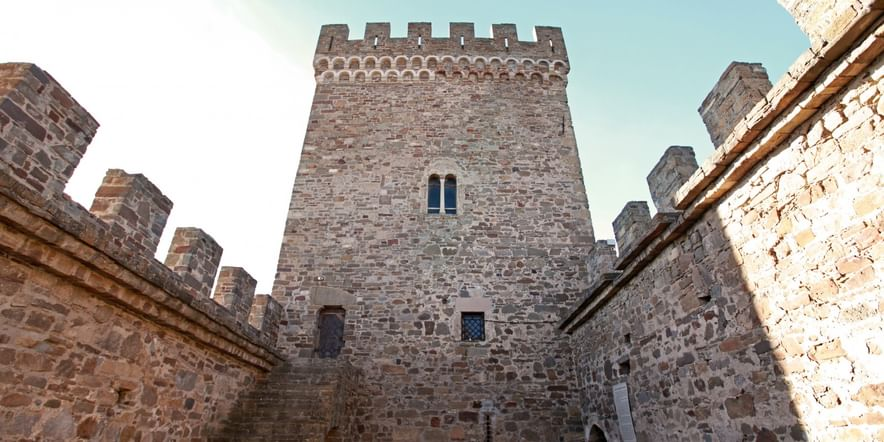
//> input picture image/castle.jpg, 884 x 442 px, given in place of the camera
$ ./lab3   (built with g++ and OpenCV 4)
//> lines starting //> are read from the running program, lines starting //| are printed output that depends on the picture; after the words box and inside, x2 and y2 are one past the last pixel; in counts of white or black regions, pixels touching at a corner belong together
#include <opencv2\opencv.hpp>
using namespace cv;
using namespace std;

Mat frame, src_gray, src, detected_edges, img1, img2, img3;
Mat  grad_x, grad_y, grad_xy;
const int max_lowThreshold = 300;
const int ratio = 3;
const int kernel_size = 3;
const int max_thresh = 255;
int lowThreshold = 30;
const char* window_name = "Keni";

static void CannyThreshold(int, void*)
{
	blur(src_gray, detected_edges, Size(3, 3));
	Canny(detected_edges, detected_edges, lowThreshold, lowThreshold * 3, kernel_size);
	img3 = Scalar::all(0);
	frame.copyTo(img3, detected_edges);
	imshow(window_name, img3);
}

int main(int argc, char* argv[])
{
	namedWindow(window_name, WINDOW_AUTOSIZE);
	// видео с камеры
	VideoCapture capture(0);
	// проверка корректности открытия
	if (!capture.isOpened()) {
		cerr << "Unable to open: " << endl;
		return 0;
	}

	while (true) {
		// получение кадра видеопотока
		capture >> frame;
//> frame is the input picture: 442 rows x 884 cols, CV_8UC3; mean B, G, R 142.4, 149.6, 158.8
		//сглаживание
		GaussianBlur(frame, img1, Size(5, 5), 0, 0, BORDER_DEFAULT);

		cvtColor(img1, src_gray, COLOR_BGR2GRAY);
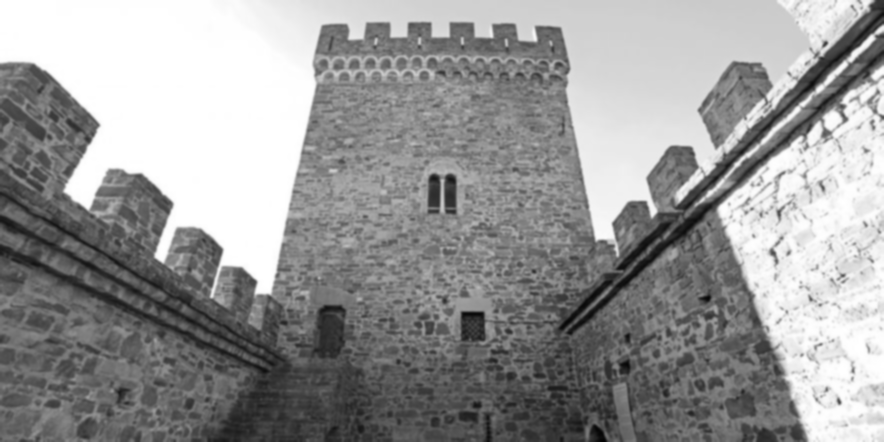
//> src_gray: 442 rows x 884 cols, CV_8UC1; min 2, max 255, mean 151.6
#pragma region Sobel
		Sobel(src_gray, grad_x, CV_16S, 1, 0, 3); // по Ox
		Sobel(src_gray, grad_y, CV_16S, 0, 1, 3); // по Oy
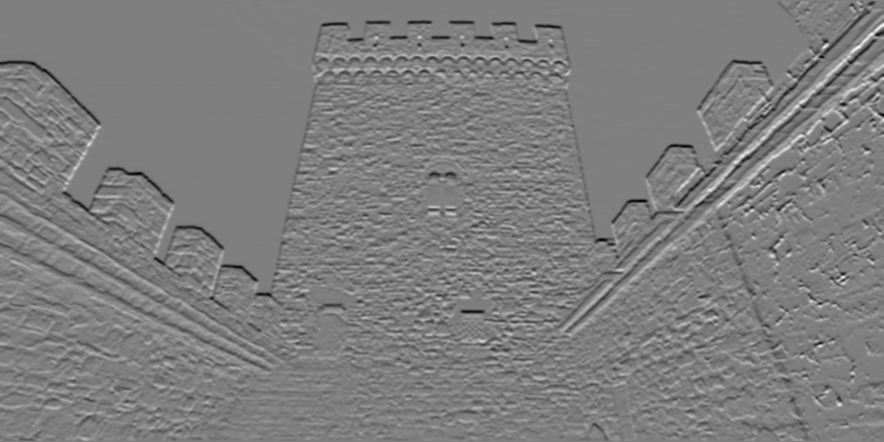
//> grad_y: 442 rows x 884 cols, CV_16SC1; min -436, max 439, mean -2.4; drawn with min black and max white
		// преобразование градиентов в 8-битные
		convertScaleAbs(grad_x, grad_x); // может быть отрицательным, принимать абсолютное значение, чтобы обеспечить отображение
//> grad_x: 442 rows x 884 cols, CV_8UC1
		convertScaleAbs(grad_y, grad_y);
//> grad_y: 442 rows x 884 cols, CV_8UC1
		// поэлементное вычисление взвешенной суммы двух массивов
		addWeighted(grad_x, 0.5, grad_y, 0.5, 0, img1); // смешать градиенты x, y
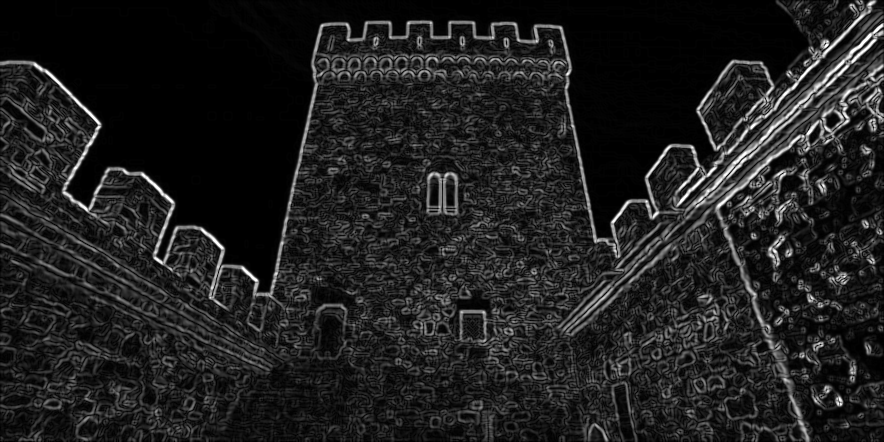
//> img1: 442 rows x 884 cols, CV_8UC1; min 0, max 255, mean 32

#pragma endregion Sobel
#pragma region Laplas
		Laplacian(src_gray, img2, CV_16S, 3, 1, 0, BORDER_DEFAULT);
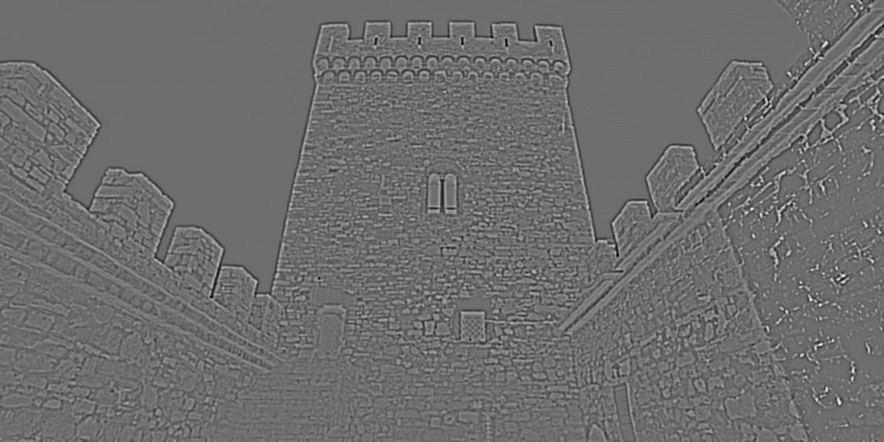
//> img2: 442 rows x 884 cols, CV_16SC1; min -238, max 314, mean 0; drawn with min black and max white

		// converting back to CV_8U
		convertScaleAbs(img2, img2);
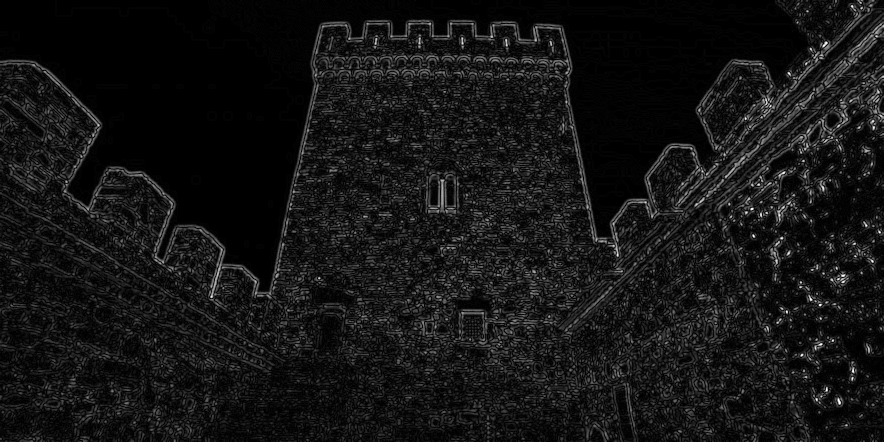
//> img2: 442 rows x 884 cols, CV_8UC1; min 0, max 255, mean 20.7

#pragma endregion Laplas
#pragma region Kenni

		//createTrackbar("Min_Threshold:", "Keni", &lowThreshold, max_lowThreshold, CannyThreshold);
		CannyThreshold(0, 0);
//> in CannyThreshold, `Canny(detected_edges, detected_edges, lowThreshold, lowThreshold * 3, ..`:
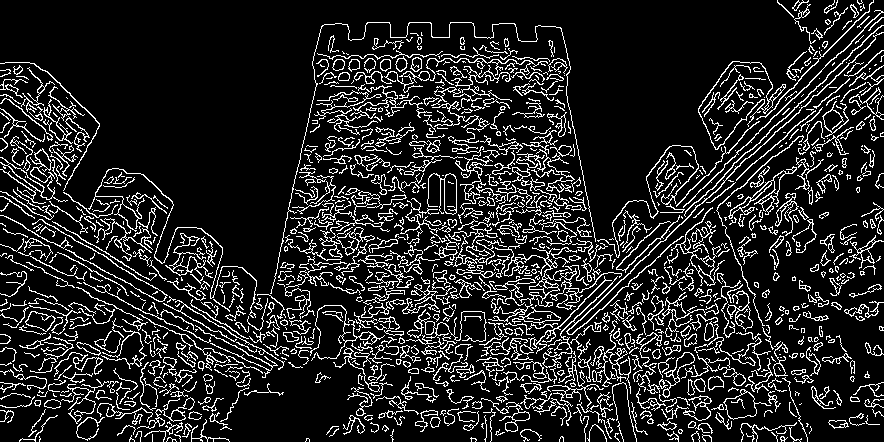
//> detected_edges: 442 rows x 884 cols, CV_8UC1; 14.4% white in thin lines or dots
//> in CannyThreshold, `frame.copyTo(img3, detected_edges);`:
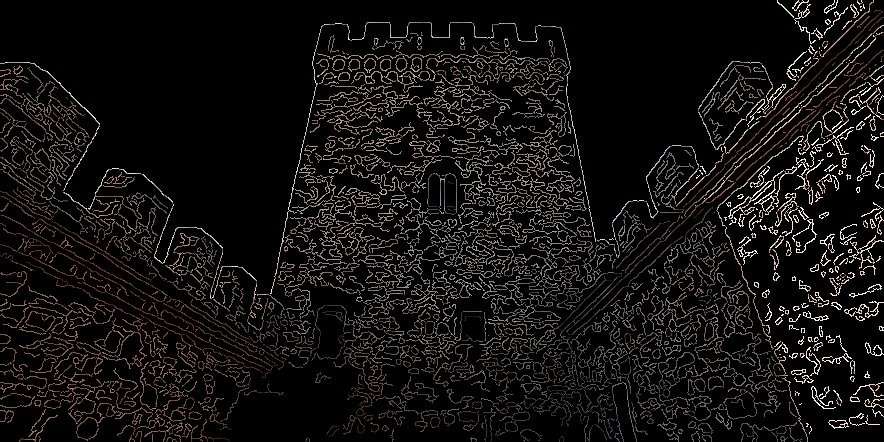
//> img3: 442 rows x 884 cols, CV_8UC3; mean B, G, R 15.6, 16.9, 19.2
#pragma endregion Kenni
		// вывод кадра
		imshow("Sobel", img1);
		imshow("Laplas", img2);
		// условие для выхода из цикла 17

		int keyboard = waitKey(30);
//> the 'q' key is pressed
		if (keyboard == 'q' || keyboard == 27)
			break;

	}
	return 0;
}
